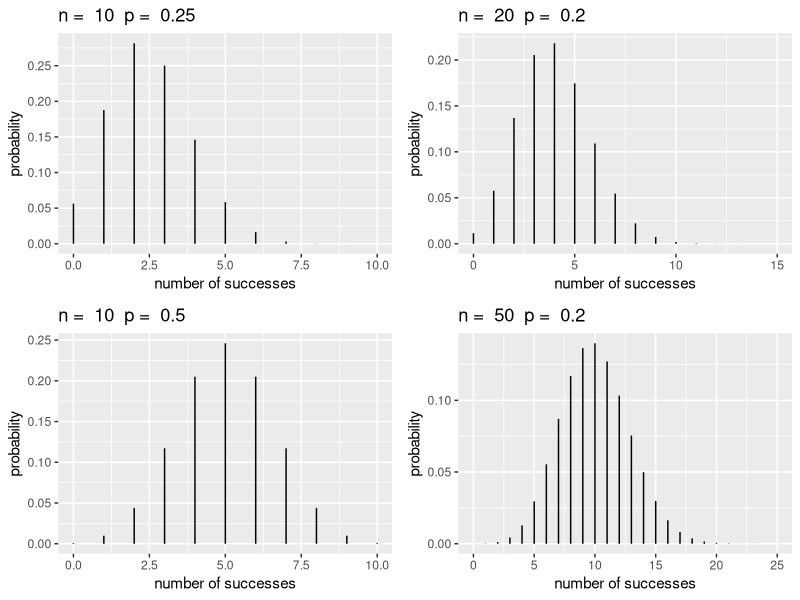
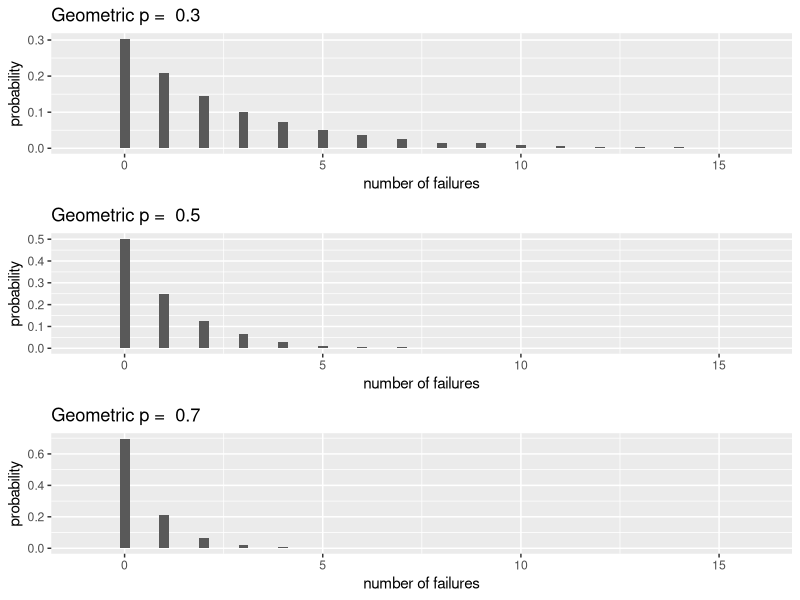
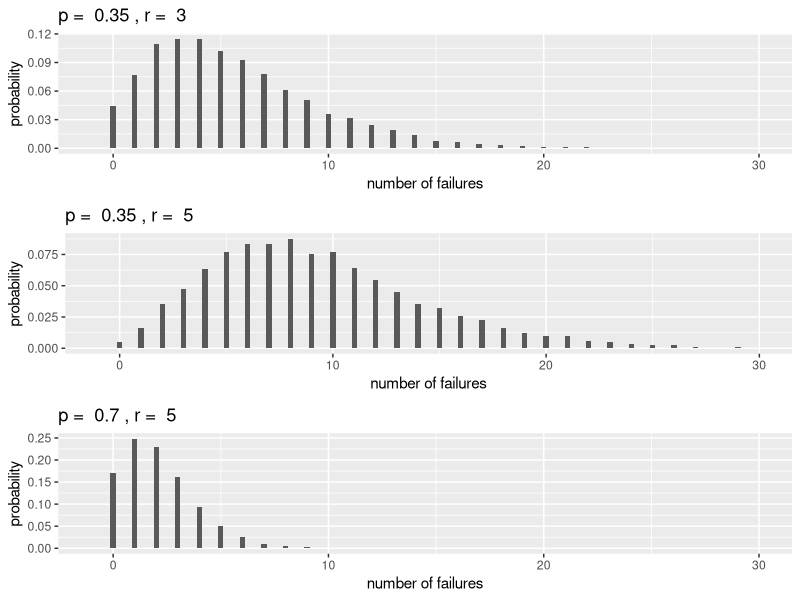
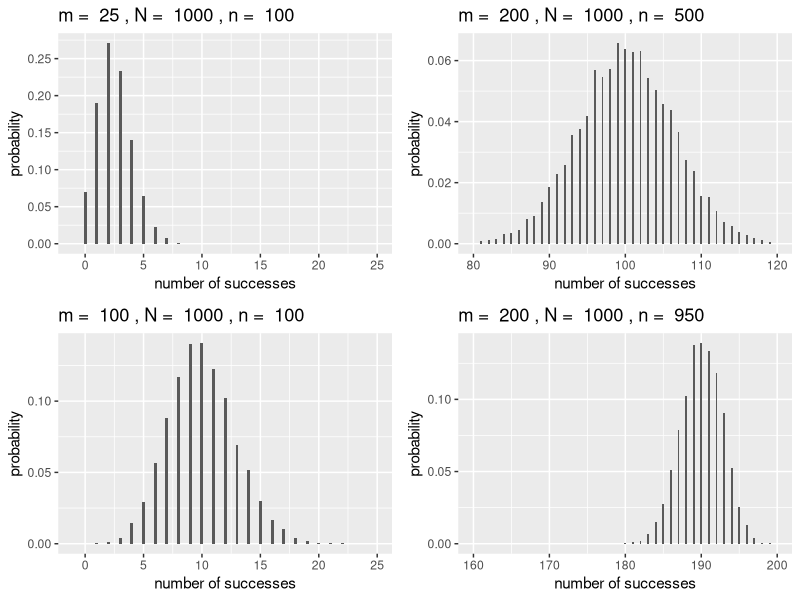
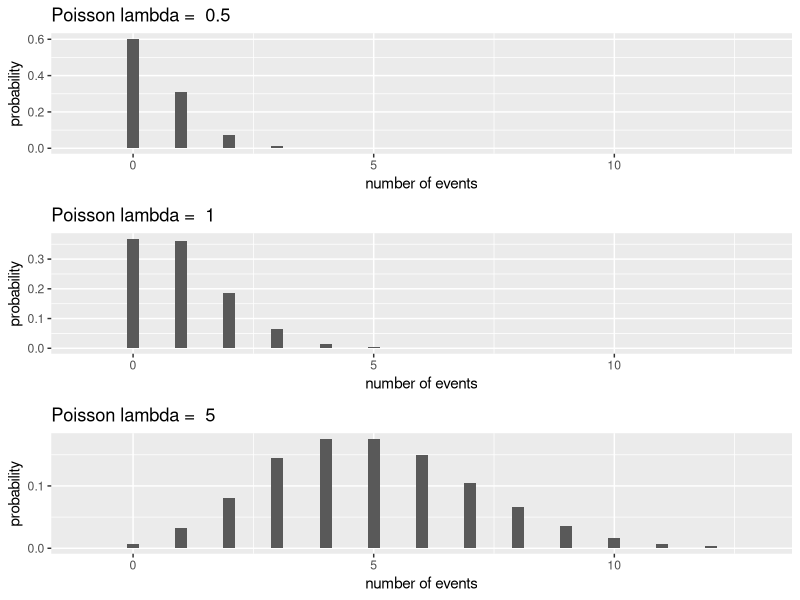
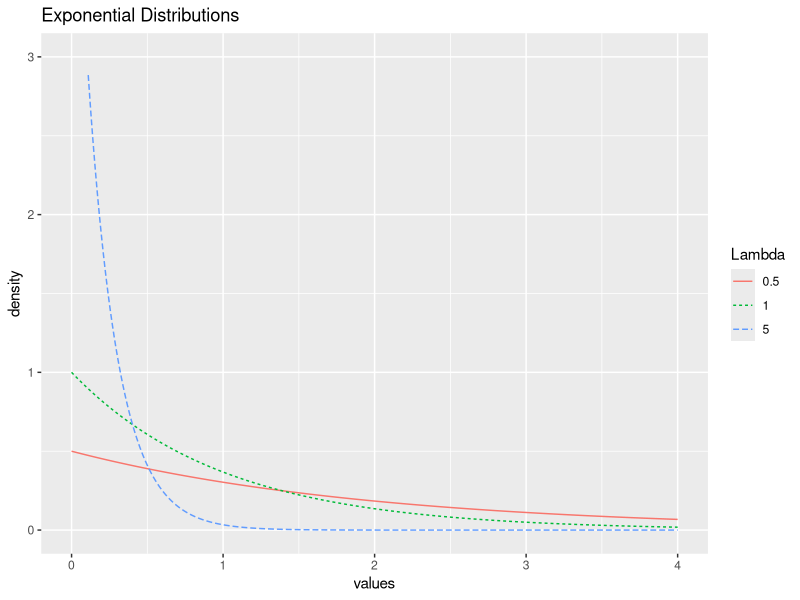
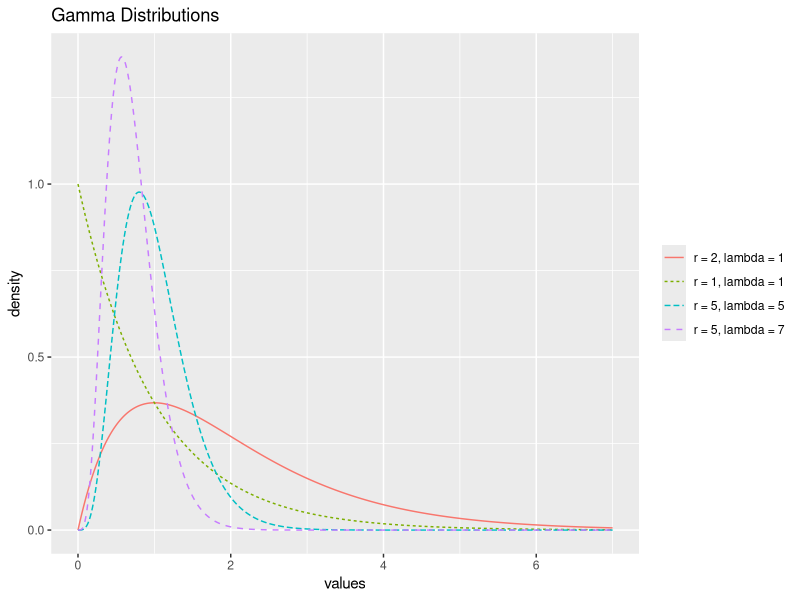
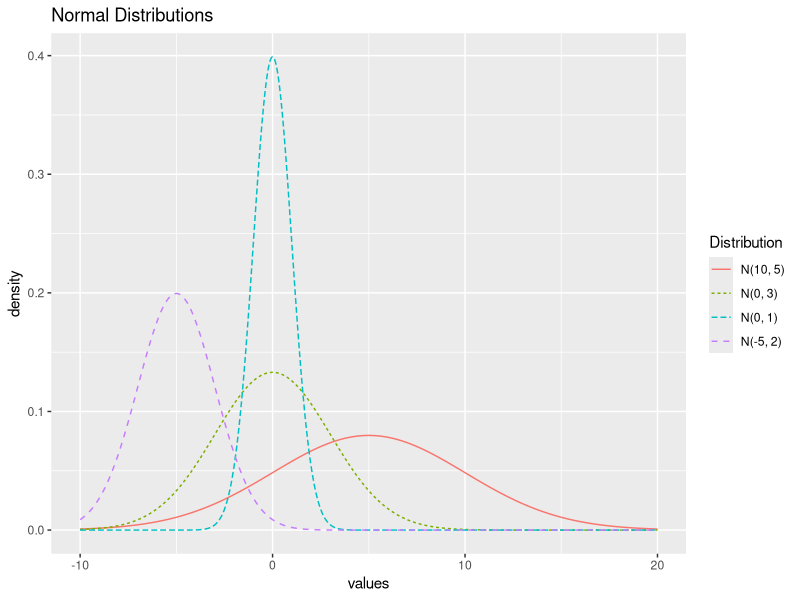

Reproduce these figures in R, in order.
## ---- chunk 1
# Packages required for Chapter 3
library(gridExtra)  
library(knitr) 
library(kableExtra)
library(tidyverse)
## ---- chunk 2
#binomialPlots
plotBinomial=function(n,p){
  y1 <- 0:n  # possible values
  prob <- dbinom(y1,n,p)  # P(Y=y)
  BBGdf <- data.frame(y1,prob)
  ggplot(data = BBGdf, aes(x = y1, xend = y1, y = 0, yend = prob)) + 
    geom_segment() + 
    xlab("number of successes") + ylab("probability") + labs(title=paste("n = ", n, " p = ", p))
}
Binom1 <- plotBinomial(10,.25) + xlim(0, 10) + scale_y_continuous(breaks = c(0.00, 0.05, 0.10, 0.15, 0.20, 0.25))
Binom2 <- plotBinomial(20,.2) + xlim(0, 15)
Binom3 <- plotBinomial(10,.5) + xlim(0, 10)
Binom4 <- plotBinomial(50,.2) + xlim(0, 25)

grid.arrange(Binom1,Binom2,Binom3,Binom4,ncol=2)
## ---- chunk 3
dbinom(2, size = 10, prob = .25)
## ---- chunk 4
#geometricPlots
plotGeo <- function(p){
yg = 0:10000 # possible values
gd <- data.frame(x=rgeom(yg, p))  # generate random deviates
#breaks <- pretty(range(gd$x), n = nclass.FD(gd$x), min.n = 1)  # pretty binning
#bwidth <- .5              #breaks[2] - breaks[1]
ggplot(gd, aes(x = x)) + geom_histogram(aes(y=..count../sum(..count..)), binwidth = .25) +
  xlab("number of failures") + ylab("probability") + labs(title=paste("Geometric p = ", p)) + xlim(-1,16)
}

Geo1 <- plotGeo(0.3)
Geo2 <- plotGeo(0.5)
Geo3 <- plotGeo(0.7)
grid.arrange(Geo1,Geo2, Geo3, ncol=1)
## ---- chunk 5
dgeom(2, prob = 1/6)
## ---- chunk 6
#negativeBinomialPlots
plotNBinom <- function(p, r){
  ynb <- 0:10000
  nbd <- tibble(x = rnbinom(ynb, r, p))
  #breaks <- pretty(range(nbd$x), n = nclass.FD(nbd$x), min.n = 1)  # pretty binning
  #bwidth <- breaks[2] - breaks[1]
  ggplot(nbd, aes(x = x)) +
    geom_histogram(aes(y=..count../sum(..count..)), binwidth = .25) +
    labs(title = paste("p = ", p, ", r = ", r),
         x = "number of failures",
         y = "probability") +
    xlim(-1,30)
}

NBin1 <- plotNBinom(0.35, 3)
NBin2 <- plotNBinom(0.35, 5)
NBin3 <- plotNBinom(0.70, 5)
grid.arrange(NBin1, NBin2, NBin3, ncol = 1)
## ---- chunk 7
sum(dnbinom(0:2, size = 10, prob = .9))  
## ---- chunk 8
#hyperGeometric Plots
plotHyper <- function(m, N, k){
  yp <- 0:10000 
  hd <- data.frame(x = rhyper(yp, m, N-m, k))
  ggplot(hd, aes(x = x)) + geom_histogram(aes(y=..count../sum(..count..)), binwidth = .25) +
  xlab("number of successes") + ylab("probability") + labs(title=paste("m = ", m, ",", "N = ", N, ",", "n = ", k))
}

Hyp1 <- plotHyper(25,1000,100) + xlim(-1,25) + scale_y_continuous(breaks = c(0.00, 0.05, 0.10, 0.15, 0.20, 0.25))
Hyp2 <- plotHyper(200,1000,500) + xlim(80,120)
Hyp3 <- plotHyper(100,1000,100) + xlim(-1,25)
Hyp4 <- plotHyper(200,1000,950) + xlim(160,200)
grid.arrange(Hyp1, Hyp2, Hyp3, Hyp4, ncol=2)
## ---- chunk 9
dhyper(4, m = 4, n = 48, k = 10)
## ---- chunk 10
#poissonPlots
plotPois <- function(lam){
yp = 0:10000 # possible values
pd <- data.frame(x=rpois(yp, lam))  # generate random deviates
breaks <- pretty(range(pd$x), n = nclass.FD(pd$x), min.n = 1)  # pretty binning
#bwidth <- breaks[2] - breaks[1]
ggplot(pd, aes(x = x)) + geom_histogram(aes(y=..count../sum(..count..)), binwidth = .25) +
  xlab("number of events") + ylab("probability") + 
  labs(title=paste("Poisson lambda = ", lam)) + xlim(-1,13)
}

Pois1 <- plotPois(0.5)
Pois2 <- plotPois(1)
Pois3 <- plotPois(5) + scale_y_continuous(breaks = c(0, 0.1))
grid.arrange(Pois1,Pois2,Pois3,ncol=1)
## ---- chunk 11
dpois(0:10, lambda = .5)
## ---- chunk 12
#exponentialPlots
x=seq(0,4,by=0.01)  # possible values
probex1 <- dexp(x,.5)  # P(Y=y)
probex2 <- dexp(x,1)
probex3 <- dexp(x,5)
Expdf <- tibble(x,probex1, probex2, probex3) %>%
  rename(x = x,
         `0.5` = probex1,
         `1` = probex2,
         `5` = probex3) %>%
  gather(2:4, key = "Lambda", value = "value") %>%
  mutate(Lambda = factor(Lambda, levels = c("0.5", "1", "5")))
ggplot(data = Expdf, aes(x = x, y = value, color = Lambda)) +
  geom_line(aes(linetype = Lambda)) +
  xlab("values") + ylab("density") + 
  labs(title = "Exponential Distributions") + 
  xlim(0,4) + ylim(0,3)
## ---- chunk 13
pexp(10, rate = 1/6)
## ---- chunk 14
x <- seq(0, 7, by = 0.01)
`r = 1, lambda = 1` <- dgamma(x, 1, rate = 1)
`r = 2, lambda = 1` <- dgamma(x, 2, rate = 1) 
`r = 5, lambda = 5` <- dgamma(x, 5, rate = 5)
`r = 5, lambda = 7` <- dgamma(x, 5, rate = 7)

gammaDf <- tibble(x, `r = 1, lambda = 1`, `r = 2, lambda = 1`, `r = 5, lambda = 5`, `r = 5, lambda = 7`) %>%
  gather(2:5, key = "Distribution", value = "value") %>%
  mutate(Distribution = factor(Distribution, 
                               levels = c("r = 2, lambda = 1", 
                                          "r = 1, lambda = 1", 
                                          "r = 5, lambda = 5", 
                                          "r = 5, lambda = 7")))

ggplot(data = gammaDf, aes(x = x, y = value, 
                           color = Distribution)) +
  geom_line(aes(linetype = Distribution)) +
  xlab("values") + ylab("density") + 
  labs(title = "Gamma Distributions") +
  theme(legend.title = element_blank())
## ---- chunk 15
pgamma(3, shape = 5, rate = 2)
## ---- chunk 16
#normalPlots
x <- seq(-10, 20, by = 0.01)
norm1 <- dnorm(x, -5, 2)
norm2 <- dnorm(x, 0 , 1)
norm3 <- dnorm(x, 5, 5)
norm4 <- dnorm(x, 0, 3)

normDf <- tibble(x, norm1, norm2, norm3, norm4) %>%
  rename(`N(-5, 2)` = norm1,
         `N(0, 1)` = norm2,
         `N(10, 5)` = norm3,
         `N(0, 3)` = norm4) %>%
  gather(2:5, key = "Distribution", value = "value") %>%
  mutate(Distribution = factor(Distribution, 
    levels = c("N(10, 5)","N(0, 3)", "N(0, 1)", "N(-5, 2)")))

ggplot(data = normDf, 
       aes(x = x, y = value, color = Distribution)) +
  geom_line(aes(linetype = Distribution)) +
  xlab("values") + ylab("density") + 
  labs(title = "Normal Distributions")
## ---- chunk 17
pnorm(15.5, mean = 15, sd = 0.5, lower.tail = FALSE)
## ---- chunk 18
#betaPlots
x=seq(0,1,by=0.01)  # possible values
prob1 <- dbeta(x, 2, 5)  
prob2 <- dbeta(x, .5, .5)
prob3 <- dbeta(x, 2, 2)
prob4 <- dbeta(x, 4, 1)
betaDf <- tibble(x,prob1, prob2, prob3, prob4) %>%
  rename(x = x,
         `Beta(2, 5)` = prob1,
         `Beta(0.5, 0.5)` = prob2,
         `Beta(2, 2)` = prob3,
         `Beta(4, 1)` = prob4) %>%
  gather(2:5, key = "Distribution", value = "value") %>%
  mutate(Distribution = factor(Distribution, 
    levels = c("Beta(0.5, 0.5)", "Beta(4, 1)", "Beta(2, 2)",
               "Beta(2, 5)"))) #manual reorder

ggplot(data = betaDf, 
       aes(x = x, y = value, color = Distribution)) +
  geom_line(aes(linetype = Distribution)) +
  xlab("values") + ylab("density") + 
  labs(title="Beta Distributions") + 
  xlim(0,1) + ylim(0,4)
## ---- chunk 19
pbeta(0.8, shape1 = 4/3, shape2 = 2, lower.tail = FALSE)
## ---- chunk 20
#chisquarePlots
x=seq(0,15,by=0.01)  # possible values
prob1 <- dchisq(x,1)  # P(Y=y)
prob2 <- dchisq(x,3)
prob3 <- dchisq(x,7)

chiDf <- tibble(x,prob1, prob2, prob3) %>%
  rename(x = x,
         `1` = prob1,
         `3` = prob2,
         `7` = prob3) %>%
  gather(2:4, key = "Degrees of Freedom", value = "value") %>%
  mutate(`Degrees of Freedom` = factor(`Degrees of Freedom`, levels = c("7", "3", "1")))

ggplot(data = chiDf, 
       aes(x = x, y = value, color = `Degrees of Freedom`)) +
  geom_line(aes(linetype = `Degrees of Freedom`)) +
  xlab("values") + ylab("density") + 
  labs(title="Chi-squared Distributions") + 
  xlim(-1,15) + ylim(0,.5)
## ---- chunk 21
pchisq(2, 10)
## ---- chunk 22
x <- seq(-5,5, by = 0.01)
probT1 <- dt(x, 1)
probT2 <- dt(x, 2)
probT3 <- dt(x, 10)
probT4 <- dnorm(x, 0, 1)

tDf <- tibble(x, probT1, probT2, probT3, probT4) %>%
  rename(x = x,
         `1` = probT1,
         `2` = probT2,
         `10` = probT3,
         `Inf` = probT4) %>%
  gather(2:5, key = "Degrees of Freedom", value = "value") %>%
  mutate(`Degrees of Freedom` = factor(`Degrees of Freedom`, levels = c("1","2","10", "Inf")))

ggplot(data = tDf, aes(x = x, y = value, 
                       color = `Degrees of Freedom`)) +
  geom_line(aes(linetype = `Degrees of Freedom`)) +
  xlab("values") + ylab("density") + 
  labs(title="t-Distributions")
## ---- chunk 23
pt(5, 2)
## ---- chunk 24
#fPlots
x=seq(0,7,by=0.01)  # possible values
probF1 <- df(x,1,1)  # P(Y=y)
probF2 <- df(x,4,2)
probF3 <- df(x,5,10)

fDf <- tibble(x, probF1, probF2, probF3) %>%
  rename(x = x,
         `F(1, 1)` = probF1,
         `F(4, 2)` = probF2,
         `F(5, 10)` = probF3) %>%
  gather(2:4, key = "Distribution", value = "value")

ggplot(data = fDf, aes(x = x, y = value, color = Distribution)) +
  geom_line(aes(linetype = Distribution)) +
  xlab("values") + ylab("density") + 
  labs(title="F Distributions") + 
  xlim(0,3) + ylim(0,1)
## ---- chunk 25
pf(2, 4, 4)
## ---- chunk 26
distName <- c("Binomial","Geometric","Negative Binomial", "Hypergeometric", "Poisson", "Exponential", "Gamma", "Normal", "Beta")
cdf <- c("${n \\choose y} p^y (1-p)^{n-y}$", #binom
         "$(1-p)^yp$", #geom
         "${y + r - 1\\choose r-1} (1-p)^{y}(p)^r$", #negbinom
         "${m \\choose y}{N-m \\choose n-y}\\big/{N \\choose n}$",  #hgeom
         "${e^{-\\lambda}\\lambda^y}\\big/{y!}$", #poiss
         "$\\lambda e^{-\\lambda y}$", #exp
         "$\\displaystyle\\frac{\\lambda^r}{\\Gamma(r)} y^{r-1} e^{-\\lambda y}$", #gamma
         "$\\displaystyle\\frac{e^{-(y-\\mu)^2/ (2 \\sigma^2)}}{\\sqrt{2\\pi\\sigma^2}}$", #normal
         "$\\frac{\\Gamma(\\alpha + \\beta)}{\\Gamma(\\alpha)\\Gamma(\\beta)} y^{\\alpha-1} (1-y)^{\\beta-1}$")
params <- c("$p,\\ n$", 
            "$p$", "$p,\\ r$",
            "$n,\\ m,\\ N$",
            "$\\lambda$",
            "$\\lambda$",
            "$\\lambda, \\ r$",
            "$\\mu,\\ \\sigma$",
            "$\\alpha,\\ \\beta$")
values <- c("$0, 1, \\ldots , n$",
            "$0, 1, \\ldots, \\infty$",
            "$0, 1, \\ldots, \\infty$",
            "$0, 1, \\ldots , \\min(m,n)$",
            "$0, 1, \\ldots, \\infty$",
            "$(0, \\infty)$",
            "$(0, \\infty)$",
            "$(-\\infty,\\ \\infty)$",
            "$(0,\\ 1)$")
desc <- c("Number of successes after $n$ trials",
          "Number of failures until the first success",
          "Number of failures before $r$ successes",
          "Number of successes after $n$ trials without replacement",
          "Number of events in a fixed interval",
          "Wait time for one event in a Poisson process",
          "Wait time for $r$ events in a Poisson process",
          "Used to model many naturally occurring phenomena",
          "Useful for modeling probabilities")
## ---- chunk 27
table1chp3 <- data.frame(distName, cdf, params, values, desc)
colnames(table1chp3) <- c("Distribution Name","pmf / pdf",
  "Parameters","Possible Y Values", "Description")
if (knitr:::is_latex_output()) {
  kable(table1chp3, booktabs = T, escape = F,
        caption="Review of mentioned random variables.") %>%
  column_spec(5, width = "10em") %>%
  kable_styling(latex_options = "scale_down")
} else {
  kable(table1chp3, "html", booktabs = T, caption="Review of mentioned random variables.")
}
